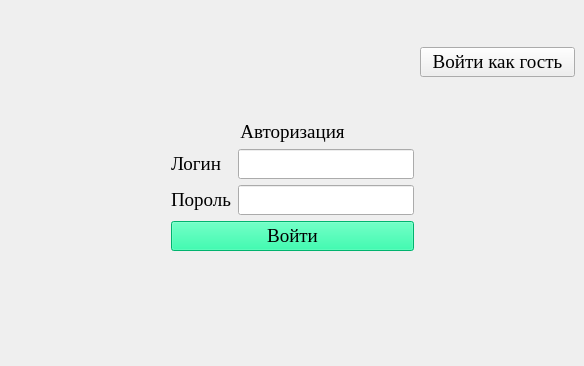
<?xml version="1.0" encoding="UTF-8"?>
<ui version="4.0">
 <class>MainWindow</class>
 <widget class="QMainWindow" name="MainWindow">
  <property name="geometry">
   <rect>
    <x>0</x>
    <y>0</y>
    <width>584</width>
    <height>366</height>
   </rect>
  </property>
  <property name="font">
   <font>
    <family>Times New Roman</family>
    <pointsize>14</pointsize>
   </font>
  </property>
  <property name="windowTitle">
   <string>Авторизация</string>
  </property>
  <property name="windowIcon">
   <iconset>
    <normaloff>../../../../../../../time/import/Icon.JPG</normaloff>../../../../../../../time/import/Icon.JPG</iconset>
  </property>
  <widget class="QWidget" name="centralwidget">
   <layout class="QGridLayout" name="gridLayout">
    <item row="5" column="1">
     <spacer name="verticalSpacer_2">
      <property name="orientation">
       <enum>Qt::Vertical</enum>
      </property>
      <property name="sizeHint" stdset="0">
       <size>
        <width>20</width>
        <height>40</height>
       </size>
      </property>
     </spacer>
    </item>
    <item row="1" column="3">
     <spacer name="horizontalSpacer_2">
      <property name="orientation">
       <enum>Qt::Horizontal</enum>
      </property>
      <property name="sizeHint" stdset="0">
       <size>
        <width>40</width>
        <height>20</height>
       </size>
      </property>
     </spacer>
    </item>
    <item row="1" column="1" colspan="2">
     <widget class="QLabel" name="label">
      <property name="text">
       <string>Авторизация</string>
      </property>
      <property name="alignment">
       <set>Qt::AlignCenter</set>
      </property>
     </widget>
    </item>
    <item row="1" column="0">
     <spacer name="horizontalSpacer">
      <property name="orientation">
       <enum>Qt::Horizontal</enum>
      </property>
      <property name="sizeHint" stdset="0">
       <size>
        <width>40</width>
        <height>20</height>
       </size>
      </property>
     </spacer>
    </item>
    <item row="2" column="1">
     <widget class="QLabel" name="label_2">
      <property name="text">
       <string>Логин</string>
      </property>
     </widget>
    </item>
    <item row="0" column="1">
     <spacer name="verticalSpacer">
      <property name="orientation">
       <enum>Qt::Vertical</enum>
      </property>
      <property name="sizeHint" stdset="0">
       <size>
        <width>20</width>
        <height>40</height>
       </size>
      </property>
     </spacer>
    </item>
    <item row="3" column="1">
     <widget class="QLabel" name="label_3">
      <property name="text">
       <string>Пороль</string>
      </property>
     </widget>
    </item>
    <item row="3" column="2">
     <widget class="QLineEdit" name="Password"/>
    </item>
    <item row="2" column="2">
     <widget class="QLineEdit" name="Login"/>
    </item>
    <item row="4" column="1" colspan="2">
     <widget class="QPushButton" name="Enter">
      <property name="font">
       <font>
        <family>Times New Roman</family>
        <pointsize>14</pointsize>
       </font>
      </property>
      <property name="styleSheet">
       <string notr="true">background-color:#00FA9A;</string>
      </property>
      <property name="text">
       <string>Войти</string>
      </property>
     </widget>
    </item>
    <item row="0" column="0">
     <widget class="QLabel" name="label_4">
      <property name="minimumSize">
       <size>
        <width>100</width>
        <height>100</height>
       </size>
      </property>
      <property name="maximumSize">
       <size>
        <width>100</width>
        <height>100</height>
       </size>
      </property>
      <property name="baseSize">
       <size>
        <width>100</width>
        <height>100</height>
       </size>
      </property>
      <property name="text">
       <string/>
      </property>
      <property name="pixmap">
       <pixmap>../../../../../../../time/import/Icon.png</pixmap>
      </property>
      <property name="scaledContents">
       <bool>true</bool>
      </property>
     </widget>
    </item>
    <item row="0" column="3">
     <widget class="QPushButton" name="Guest">
      <property name="text">
       <string>Войти как гость</string>
      </property>
     </widget>
    </item>
   </layout>
  </widget>
 </widget>
 <resources/>
 <connections/>
</ui>
